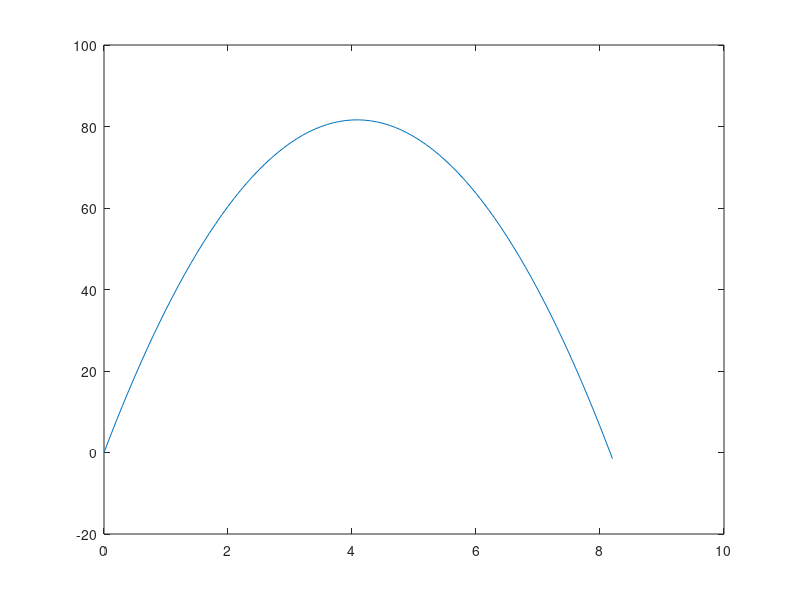

Source code (MATLAB):
v0=40;
g= 9.8;
t= 0;
y= 0;
time =0;
location =0;

while(y>=0)
    disp(['At t=:',num2str(t), ',location =: ',num2str(y)]);
    t= t + 0.1;
    y= v0*t - g*t^2/2;
    time =[time,t];
    location =[location,y];
    
end
plot(time,location);
